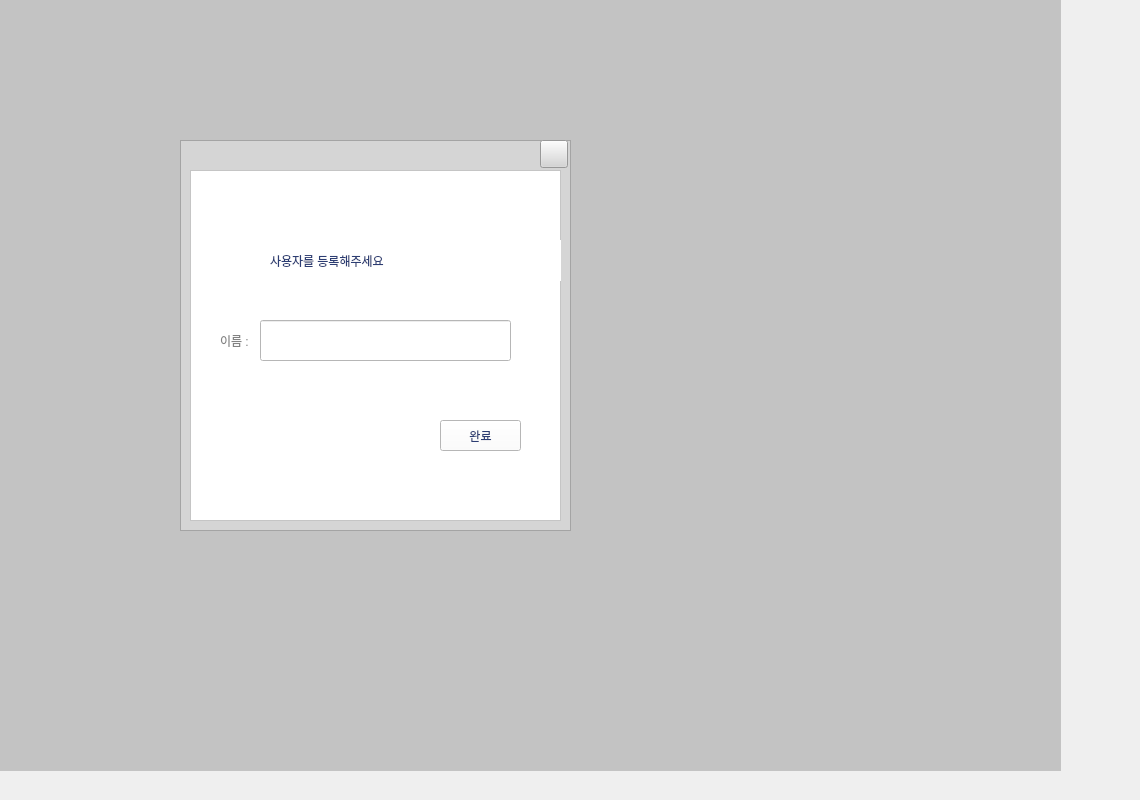
                     <widget class="QWidget" name="add">
                      <widget class="QWidget" name="adduser" native="true">
                       <property name="geometry">
                        <rect>
                         <x>-70</x>
                         <y>-20</y>
                         <width>1131</width>
                         <height>791</height>
                        </rect>
                       </property>
                       <property name="cursor">
                        <cursorShape>ArrowCursor</cursorShape>
                       </property>
                       <property name="styleSheet">
                        <string notr="true">background-color: rgba(100, 100, 100, 80)
</string>
                       </property>
                       <property name="inputMethodHints">
                        <set>Qt::ImhDate</set>
                       </property>
                       <widget class="QFrame" name="frame_2">
                        <property name="geometry">
                         <rect>
                          <x>250</x>
                          <y>160</y>
                          <width>391</width>
                          <height>391</height>
                         </rect>
                        </property>
                        <property name="styleSheet">
                         <string notr="true">background-color: rgb(213, 213, 213)</string>
                        </property>
                        <property name="frameShape">
                         <enum>QFrame::StyledPanel</enum>
                        </property>
                        <property name="frameShadow">
                         <enum>QFrame::Raised</enum>
                        </property>
                        <widget class="QPushButton" name="closeAppBtn_2">
                         <property name="geometry">
                          <rect>
                           <x>360</x>
                           <y>0</y>
                           <width>28</width>
                           <height>28</height>
                          </rect>
                         </property>
                         <property name="minimumSize">
                          <size>
                           <width>28</width>
                           <height>28</height>
                          </size>
                         </property>
                         <property name="maximumSize">
                          <size>
                           <width>28</width>
                           <height>28</height>
                          </size>
                         </property>
                         <property name="cursor">
                          <cursorShape>PointingHandCursor</cursorShape>
                         </property>
                         <property name="toolTip">
                          <string>Close</string>
                         </property>
                         <property name="toolTipDuration">
                          <number>-1</number>
                         </property>
                         <property name="styleSheet">
                          <string notr="true">border-color:rgb(213, 213, 213)</string>
                         </property>
                         <property name="text">
                          <string/>
                         </property>
                         <property name="icon">
                          <iconset resource="../resources.qrc">
                           <normaloff>:/icons/images/icons/icon_close.png</normaloff>:/icons/images/icons/icon_close.png</iconset>
                         </property>
                         <property name="iconSize">
                          <size>
                           <width>15</width>
                           <height>15</height>
                          </size>
                         </property>
                        </widget>
                        <widget class="QFrame" name="frame_3">
                         <property name="geometry">
                          <rect>
                           <x>10</x>
                           <y>30</y>
                           <width>371</width>
                           <height>351</height>
                          </rect>
                         </property>
                         <property name="styleSheet">
                          <string notr="true">background-color: rgb(255, 255, 255);</string>
                         </property>
                         <property name="frameShape">
                          <enum>QFrame::StyledPanel</enum>
                         </property>
                         <property name="frameShadow">
                          <enum>QFrame::Raised</enum>
                         </property>
                         <widget class="QLabel" name="label_9">
                          <property name="geometry">
                           <rect>
                            <x>80</x>
                            <y>70</y>
                            <width>291</width>
                            <height>41</height>
                           </rect>
                          </property>
                          <property name="autoFillBackground">
                           <bool>false</bool>
                          </property>
                          <property name="styleSheet">
                           <string notr="true">color: rgb(44, 61, 115);
background-color: rgb(255, 255, 255);
font: 700 18pt &quot;나눔스퀘어_ac Bold&quot;;</string>
                          </property>
                          <property name="text">
                           <string>사용자를 등록해주세요</string>
                          </property>
                         </widget>
                         <widget class="QLineEdit" name="adduserName">
                          <property name="geometry">
                           <rect>
                            <x>70</x>
                            <y>150</y>
                            <width>251</width>
                            <height>41</height>
                           </rect>
                          </property>
                          <property name="autoFillBackground">
                           <bool>false</bool>
                          </property>
                          <property name="styleSheet">
                           <string notr="true">background-color: rgb(255, 255, 255);
color: rgb(77, 77, 77);
font: 11pt &quot;나눔스퀘어_ac&quot;;
</string>
                          </property>
                          <property name="inputMethodHints">
                           <set>Qt::ImhNone</set>
                          </property>
                          <property name="text">
                           <string extracomment="Name"/>
                          </property>
                          <property name="echoMode">
                           <enum>QLineEdit::Normal</enum>
                          </property>
                          <property name="dragEnabled">
                           <bool>true</bool>
                          </property>
                          <property name="clearButtonEnabled">
                           <bool>true</bool>
                          </property>
                         </widget>
                         <widget class="QLabel" name="label_10">
                          <property name="geometry">
                           <rect>
                            <x>30</x>
                            <y>160</y>
                            <width>31</width>
                            <height>21</height>
                           </rect>
                          </property>
                          <property name="autoFillBackground">
                           <bool>false</bool>
                          </property>
                          <property name="styleSheet">
                           <string notr="true">color: rgb(130, 130, 130);
background-color: rgb(255, 255, 255);
font: 10pt &quot;나눔스퀘어_ac&quot;;</string>
                          </property>
                          <property name="text">
                           <string>이름 :</string>
                          </property>
                         </widget>
                         <widget class="QPushButton" name="complete">
                          <property name="geometry">
                           <rect>
                            <x>250</x>
                            <y>250</y>
                            <width>81</width>
                            <height>31</height>
                           </rect>
                          </property>
                          <property name="cursor">
                           <cursorShape>PointingHandCursor</cursorShape>
                          </property>
                          <property name="toolTip">
                           <string>Close</string>
                          </property>
                          <property name="toolTipDuration">
                           <number>-1</number>
                          </property>
                          <property name="styleSheet">
                           <string notr="true">color: rgb(44, 61, 115);
font: 700 11pt &quot;나눔스퀘어_ac Bold&quot;;
background-color: rgb(255, 255, 255);</string>
                          </property>
                          <property name="text">
                           <string>완료</string>
                          </property>
                         </widget>
                        </widget>
                        <zorder>frame_3</zorder>
                        <zorder>closeAppBtn_2</zorder>
                       </widget>
                      </widget>
                     </widget>
